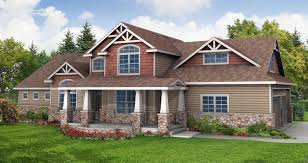
#> input picture HW14/picture1.jpg, 308 x 163 px, found by its file name
$ python HW10.py
#> lines starting #> are read from the running program, lines starting #| are printed output that depends on the picture
import cv2
import numpy as np
import matplotlib.pyplot as plt

x1 = [0, 0, 0, 0, 0]
y1 = [0, 0, 0, 0, 0]
max1 = [0., 0., 0., 0., 0.]
x = []

def check_if_true(a):
    ret = True
    if abs(x[1] - a[32+x1[0]][32+y1[0]]) > max1[0] + 10:
        ret = False
    if abs(x[2] - a[32+x1[1]][32+y1[1]]) > max1[1] + 10:
        ret = False
    if abs(x[3] - a[32+x1[2]][32+y1[2]]) > max1[2] + 10:
        ret = False
    if abs(x[4] - a[32+x1[3]][32+y1[3]]) > max1[3] + 10:
        ret = False
    if abs(x[5] - a[32+x1[4]][32+y1[4]]) > max1[4] + 10:
        ret = False
    return ret

p1 = cv2.imread("picture1.jpg", 0)
#> p1: shape (163, 308); min 0, max 255, mean 132.6
p1_1 = p1[:64, :64]
f1 = np.fft.fft2(p1_1)
fshift1 = np.fft.fftshift(f1)
magnitude1_1 = 20*np.log(np.abs(fshift1))

p1_2 = p1[40 : 104, :64]
f2 = np.fft.fft2(p1_2)
fshift2 = np.fft.fftshift(f2)
magnitude1_2 = 20*np.log(np.abs(fshift2))

p1_3 = p1[:64, 40 : 104]
f3 = np.fft.fft2(p1_3)
fshift3 = np.fft.fftshift(f3)
magnitude1_3 = 20*np.log(np.abs(fshift3))

p1_4 = p1[40 : 104, 40 : 104]
f4 = np.fft.fft2(p1_4)
fshift4 = np.fft.fftshift(f4)
magnitude1_4 = 20*np.log(np.abs(fshift4))

p1_5 = p1[:64, 20:84]
f5 = np.fft.fft2(p1_5)
fshift5 = np.fft.fftshift(f5)
magnitude1_5 = 20*np.log(np.abs(fshift5))

magnitude1 = magnitude1_1 + magnitude1_2 + magnitude1_3 + magnitude1_4 + magnitude1_5
magnitude1 /= 5
dx = magnitude1[32:64, 32:64]
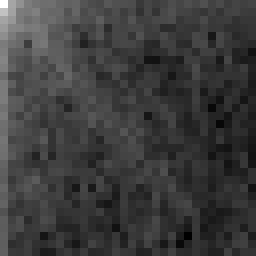
#> dx: shape (32, 32) float64 (shown 8 times larger); min 100, max 267.1, mean 139.8; drawn with min black and max white

for i in range(32):
    for j in range(32):
        x.append(dx[i][j])
#> after the loop, x = 1024 values, max 267.1 at index 0, min 100 at index 951, mean 139.8
x.sort(reverse=True)
for i in range(32):
    for j in range(32):
        if dx[i][j] == x[1]:
            x1[0] = i
            y1[0] = j
        elif dx[i][j] == x[2]:
            x1[1] = i
            y1[1] = j
        elif dx[i][j] == x[3]:
            x1[2] = i
            y1[2] = j
        elif dx[i][j] == x[4]:
            x1[3] = i
            y1[3] = j
        elif dx[i][j] == x[5]:
            x1[4] = i
            y1[4] = j

max1[0] = abs(x[1] - magnitude1_1[32+x1[0]][32+y1[0]])
max1[1] = abs(x[2] - magnitude1_1[32+x1[1]][32+y1[1]])
max1[2] = abs(x[3] - magnitude1_1[32+x1[2]][32+y1[2]])
max1[3] = abs(x[4] - magnitude1_1[32+x1[3]][32+y1[3]])
max1[4] = abs(x[5] - magnitude1_1[32+x1[4]][32+y1[4]])

max1[0] = max(max1[0], abs(x[1] - magnitude1_2[32+x1[0]][32+y1[0]]))
max1[1] = max(max1[1], abs(x[2] - magnitude1_2[32+x1[1]][32+y1[1]]))
max1[2] = max(max1[2], abs(x[3] - magnitude1_2[32+x1[2]][32+y1[2]]))
max1[3] = max(max1[3], abs(x[4] - magnitude1_2[32+x1[3]][32+y1[3]]))
max1[4] = max(max1[4], abs(x[5] - magnitude1_2[32+x1[4]][32+y1[4]]))

max1[0] = max(max1[0], abs(x[1] - magnitude1_3[32+x1[0]][32+y1[0]]))
max1[1] = max(max1[1], abs(x[2] - magnitude1_3[32+x1[1]][32+y1[1]]))
max1[2] = max(max1[2], abs(x[3] - magnitude1_3[32+x1[2]][32+y1[2]]))
max1[3] = max(max1[3], abs(x[4] - magnitude1_3[32+x1[3]][32+y1[3]]))
max1[4] = max(max1[4], abs(x[5] - magnitude1_3[32+x1[4]][32+y1[4]]))

max1[0] = max(max1[0], abs(x[1] - magnitude1_4[32+x1[0]][32+y1[0]]))
max1[1] = max(max1[1], abs(x[2] - magnitude1_4[32+x1[1]][32+y1[1]]))
max1[2] = max(max1[2], abs(x[3] - magnitude1_4[32+x1[2]][32+y1[2]]))
max1[3] = max(max1[3], abs(x[4] - magnitude1_4[32+x1[3]][32+y1[3]]))
max1[4] = max(max1[4], abs(x[5] - magnitude1_4[32+x1[4]][32+y1[4]]))

max1[0] = max(max1[0], abs(x[1] - magnitude1_5[32+x1[0]][32+y1[0]]))
max1[1] = max(max1[1], abs(x[2] - magnitude1_5[32+x1[1]][32+y1[1]]))
max1[2] = max(max1[2], abs(x[3] - magnitude1_5[32+x1[2]][32+y1[2]]))
max1[3] = max(max1[3], abs(x[4] - magnitude1_5[32+x1[3]][32+y1[3]]))
max1[4] = max(max1[4], abs(x[5] - magnitude1_5[32+x1[4]][32+y1[4]]))

for i in range(20):
    print("picture", i+1)
    pic = "picture" + str(i + 1) + ".jpg"
    p1 = cv2.imread(pic, 0)

    t1_1 = p1[30:94, 30:94]
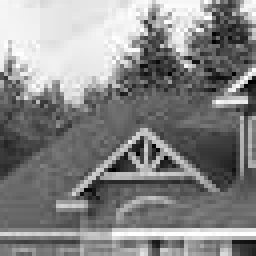
#> t1_1: shape (64, 64) (shown 4 times larger); min 0, max 255, mean 133.5
    tf1 = np.fft.fft2(t1_1)
    tfshift1 = np.fft.fftshift(tf1)
    tmagnitude1_1 = 20*np.log(np.abs(tfshift1))
    print(check_if_true(tmagnitude1_1))
#| True

    t1_2 = p1[21:85, 40:104]
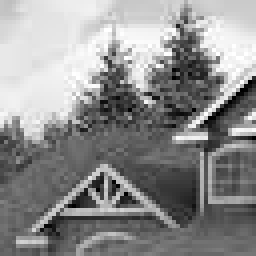
#> t1_2: shape (64, 64) (shown 4 times larger); min 0, max 255, mean 141.9
    tf2 = np.fft.fft2(t1_2)
    tfshift2 = np.fft.fftshift(tf2)
    tmagnitude1_2 = 20*np.log(np.abs(tfshift2))
    print(check_if_true(tmagnitude1_2))
#| True

    t1_3 = p1[50:114, 80:144]
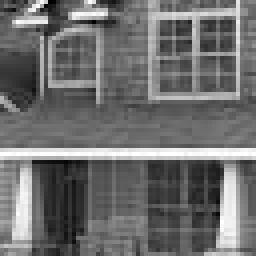
#> t1_3: shape (64, 64) (shown 4 times larger); min 0, max 255, mean 110.1
    tf3 = np.fft.fft2(t1_3)
    tfshift3 = np.fft.fftshift(tf3)
    tmagnitude1_3 = 20*np.log(np.abs(tfshift3))
    print(check_if_true(tmagnitude1_3))
#| False

    t1_4 = p1[40:104, 30:94]
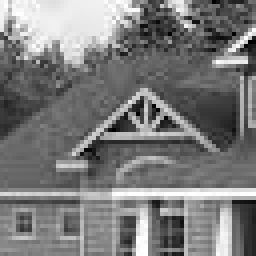
#> t1_4: shape (64, 64) (shown 4 times larger); min 0, max 255, mean 122.2
    tf4 = np.fft.fft2(t1_4)
    tfshift4 = np.fft.fftshift(tf4)
    tmagnitude1_4 = 20*np.log(np.abs(tfshift4))
    print(check_if_true(tmagnitude1_4))
#| True

    t1_5 = p1[60:124, 60:124]
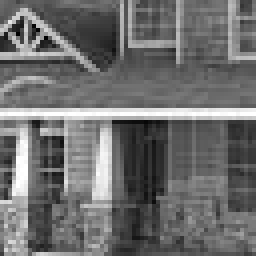
#> t1_5: shape (64, 64) (shown 4 times larger); min 0, max 255, mean 109.4
    tf5 = np.fft.fft2(t1_5)
    tfshift5 = np.fft.fftshift(tf5)
    tmagnitude1_5 = 20*np.log(np.abs(tfshift5))
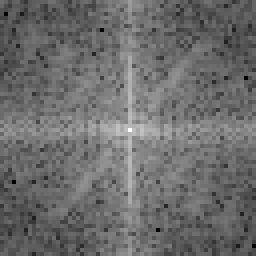
#> tmagnitude1_5: shape (64, 64) float64 (shown 4 times larger); min 44.19, max 260.3, mean 136.1; drawn with min black and max white
    print(check_if_true(tmagnitude1_5))
#| False
#> (the run stopped early here; a loop or call above may not have finished)
